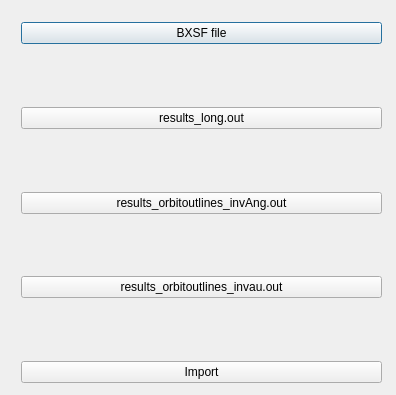
<?xml version="1.0" encoding="UTF-8"?>
<ui version="4.0">
 <class>all_file_dialog</class>
 <widget class="QDialog" name="all_file_dialog">
  <property name="geometry">
   <rect>
    <x>0</x>
    <y>0</y>
    <width>396</width>
    <height>395</height>
   </rect>
  </property>
  <property name="windowTitle">
   <string>Import all result files</string>
  </property>
  <widget class="QWidget" name="layoutWidget">
   <property name="geometry">
    <rect>
     <x>21</x>
     <y>22</y>
     <width>361</width>
     <height>361</height>
    </rect>
   </property>
   <layout class="QGridLayout" name="gridLayout">
    <item row="0" column="0">
     <layout class="QVBoxLayout" name="bxsf_layout">
      <item>
       <widget class="QPushButton" name="bxsf_button">
        <property name="enabled">
         <bool>true</bool>
        </property>
        <property name="text">
         <string>BXSF file</string>
        </property>
       </widget>
      </item>
      <item>
       <widget class="QLabel" name="bxsf_label">
        <property name="minimumSize">
         <size>
          <width>100</width>
          <height>0</height>
         </size>
        </property>
        <property name="text">
         <string/>
        </property>
       </widget>
      </item>
     </layout>
    </item>
    <item row="1" column="0">
     <layout class="QVBoxLayout" name="long_layout">
      <item>
       <widget class="QPushButton" name="long_button">
        <property name="text">
         <string>results_long.out</string>
        </property>
       </widget>
      </item>
      <item>
       <widget class="QLabel" name="long_label">
        <property name="minimumSize">
         <size>
          <width>100</width>
          <height>0</height>
         </size>
        </property>
        <property name="text">
         <string/>
        </property>
       </widget>
      </item>
     </layout>
    </item>
    <item row="2" column="0">
     <layout class="QVBoxLayout" name="ang_layout">
      <property name="spacing">
       <number>20</number>
      </property>
      <item>
       <widget class="QPushButton" name="ang_button">
        <property name="text">
         <string>results_orbitoutlines_invAng.out</string>
        </property>
       </widget>
      </item>
      <item>
       <widget class="QLabel" name="ang_label">
        <property name="minimumSize">
         <size>
          <width>100</width>
          <height>0</height>
         </size>
        </property>
        <property name="text">
         <string/>
        </property>
       </widget>
      </item>
     </layout>
    </item>
    <item row="3" column="0">
     <layout class="QVBoxLayout" name="au_layout">
      <property name="spacing">
       <number>20</number>
      </property>
      <item>
       <widget class="QPushButton" name="au_button">
        <property name="text">
         <string>results_orbitoutlines_invau.out</string>
        </property>
       </widget>
      </item>
      <item>
       <widget class="QLabel" name="au_label">
        <property name="minimumSize">
         <size>
          <width>100</width>
          <height>0</height>
         </size>
        </property>
        <property name="text">
         <string/>
        </property>
       </widget>
      </item>
     </layout>
    </item>
    <item row="4" column="0">
     <widget class="QPushButton" name="import_button">
      <property name="text">
       <string>Import</string>
      </property>
     </widget>
    </item>
   </layout>
  </widget>
 </widget>
 <resources/>
 <connections/>
</ui>
